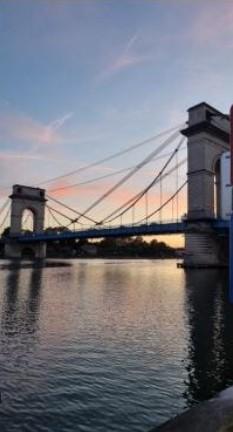
#> input picture images/bridge.jpg, 233 x 432 px
$ python sobel_filter.py   (older library calls are emulated)
#> lines starting #> are read from the running program, lines starting #| are printed output that depends on the picture
import cv2
import numpy as np
import matplotlib.pyplot as plt

def apply_sobel_filter(image_path, output_path='bridge_sobel_output.jpg'):
    """
    Apply Sobel filter to highlight edges in a bridge image.

    Parameters:
    - image_path: Path to the input bridge image
    - output_path: Path to save the filtered output image
    """
#> called with image_path = 'images/bridge.jpg', output_path = 'output/bridge_edges.jpg'

    # Load the image
    img = cv2.imread(image_path)
#> img is the input picture: shape (432, 233, 3); mean B, G, R 124.8, 116, 115

    if img is None:
        print(f"Error: Could not load image from {image_path}")
        return

    # Convert to grayscale
    gray = cv2.cvtColor(img, cv2.COLOR_BGR2GRAY)
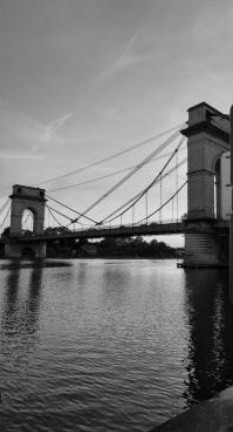
#> gray: shape (432, 233); min 0, max 237, mean 116.7

    # Apply Sobel filter in X direction
    sobel_x = cv2.Sobel(gray, cv2.CV_64F, 1, 0, ksize=3)
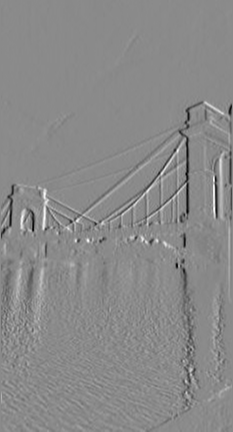
#> sobel_x: shape (432, 233) float64; min -587, max 497, mean -1.6; drawn with min black and max white

    # Apply Sobel filter in Y direction
    sobel_y = cv2.Sobel(gray, cv2.CV_64F, 0, 1, ksize=3)
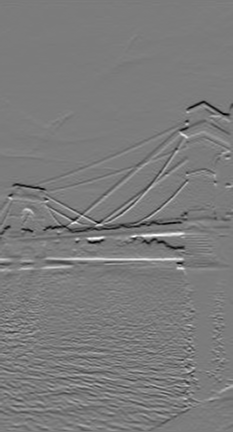
#> sobel_y: shape (432, 233) float64; min -612, max 647, mean -1.7; drawn with min black and max white

    # Compute the magnitude of gradients
    sobel_combined = np.sqrt(sobel_x**2 + sobel_y**2)

    # Normalize to 0-255 range
    sobel_combined = np.uint8(sobel_combined / sobel_combined.max() * 255)

    # Convert absolute values for visualization
    sobel_x_abs = np.uint8(np.absolute(sobel_x))
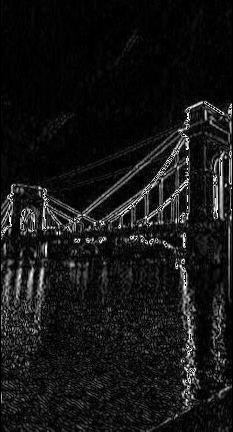
#> sobel_x_abs: shape (432, 233); min 0, max 255, mean 22.1
    sobel_y_abs = np.uint8(np.absolute(sobel_y))
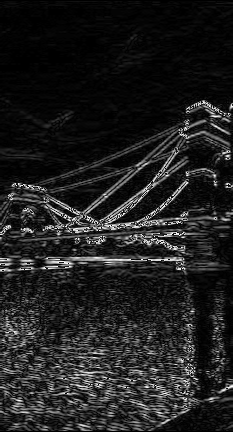
#> sobel_y_abs: shape (432, 233); min 0, max 255, mean 32

    # Save the filtered image
    cv2.imwrite(output_path, sobel_combined)
    print(f"Filtered image saved to: {output_path}")

    # Display results
    plt.figure(figsize=(15, 10))

    # Original image
    plt.subplot(2, 3, 1)
    plt.imshow(cv2.cvtColor(img, cv2.COLOR_BGR2RGB))
    plt.title('Original Bridge Image')
    plt.axis('off')

    # Grayscale image
    plt.subplot(2, 3, 2)
    plt.imshow(gray, cmap='gray')
    plt.title('Grayscale')
    plt.axis('off')

    # Sobel X
    plt.subplot(2, 3, 3)
    plt.imshow(sobel_x_abs, cmap='gray')
    plt.title('Sobel X (Vertical Edges)')
    plt.axis('off')

    # Sobel Y
    plt.subplot(2, 3, 4)
    plt.imshow(sobel_y_abs, cmap='gray')
    plt.title('Sobel Y (Horizontal Edges)')
    plt.axis('off')

    # Combined Sobel
    plt.subplot(2, 3, 5)
    plt.imshow(sobel_combined, cmap='gray')
    plt.title('Combined Sobel Filter')
    plt.axis('off')

    # Edge overlay on original
    plt.subplot(2, 3, 6)
    overlay = cv2.cvtColor(img, cv2.COLOR_BGR2RGB).copy()
    edges_colored = cv2.applyColorMap(sobel_combined, cv2.COLORMAP_JET)
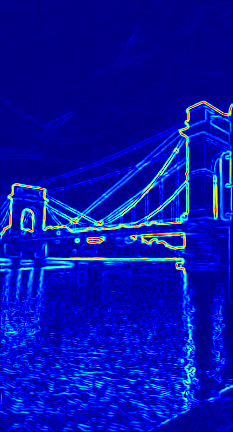
#> edges_colored: shape (432, 233, 3); mean B, G, R 173.4, 17.4, 4.4
    overlay = cv2.addWeighted(overlay, 0.7, cv2.cvtColor(edges_colored, cv2.COLOR_BGR2RGB), 0.3, 0)
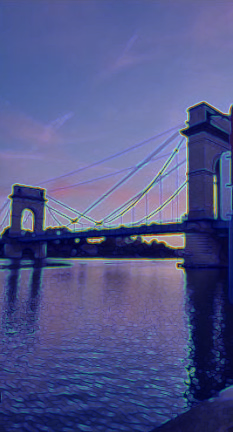
#> overlay: shape (432, 233, 3); mean R, G, B 81.9, 86.4, 139.4
    plt.imshow(overlay)
    plt.title('Edge Overlay')
    plt.axis('off')

    plt.tight_layout()
    plt.show()

    return sobel_combined


# Example usage
if __name__ == "__main__":
    # Replace with your bridge image path
    image_path = "images/bridge.jpg"  # Change this to your image file

    # Apply Sobel filter
    filtered_image = apply_sobel_filter(image_path, output_path='output/bridge_edges.jpg')

    print("\nSobel filter applied successfully!")
    print("The filtered image highlights structural edges and features of the bridge.")
